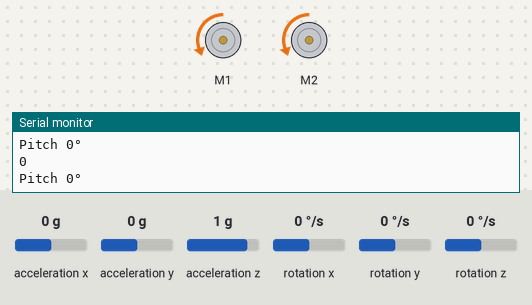
Bench run of a sketch on a simulated Arduino Leonardo, built with avr-gcc and run on an emulated ATmega32U4. Parts: 2 × DC motor (green arrow = forward, orange = backward, longer = faster), the last lines printed to the serial monitor. The test bench sets the inputs (shaded band); at power-on: acceleration x 0 g, acceleration y 0 g, acceleration z 1 g, rotation x 0 °/s, rotation y 0 °/s, rotation z 0 °/s.

Above: at 1.3 s.
1.4 s: acceleration x set to 0.2 g
At 2.0 s:
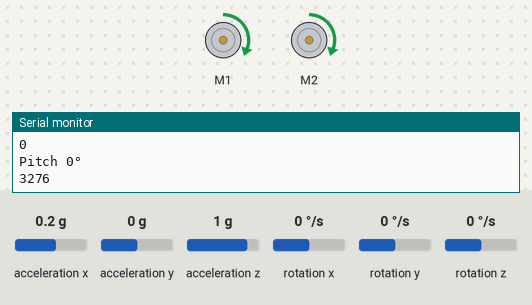
3.0 s: acceleration x set to -1.4 g
At 3.4 s:
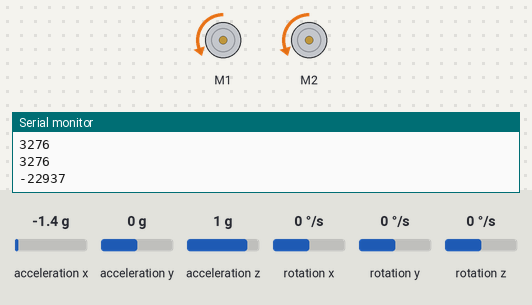
4.5 s: acceleration x set to 0.8 g
At 4.8 s:
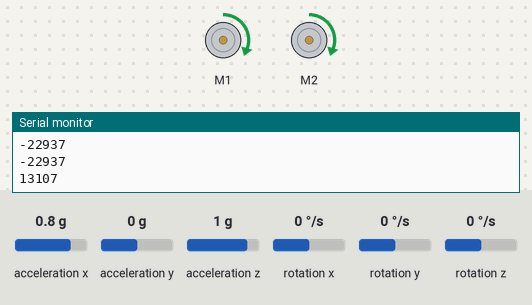
Timing chart, 0 to 7.5 s (numbered marks = the images above; inputs shaded):
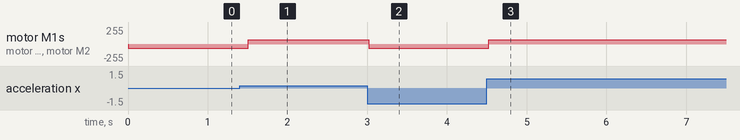

The sketch:

acc.ino
```cpp
#include <Wire.h>
#include "Arduino.h"
#include <Zumo32U4.h>
#include "IMU.h"
IMU imusensor;


void setup(){

imusensor.klaarmaken();


}

void loop(){
imusensor.lezen();
imusensor.printen();
imusensor.balans();
delay(500);


}
```

IMU.cpp
```cpp
#include <Zumo32U4.h>
#include <Wire.h>
#include "IMU.h"
Zumo32U4IMU sensor;
Zumo32U4Motors motors;
using namespace std;


    IMU::IMU() {


    }
    void IMU::klaarmaken(){
        Wire.begin();
        //Anders werkt de IMU niet

        if (!sensor.init())
        {
        // Failed to detect the compass.
            ledRed(1);
            while(1)
            {
                Serial.println(F("Failed to initialize IMU sensors."));
                delay(100);
            }
        }
        //Dit is geeft aan wanneer de imu kapot is of dat de pin nummers niet goed zijn.


        sensor.configureForBalancing();

        // Dit doet letterlijk wat het zegt lol


    }
    void IMU::lezen(){
          sensor.read();
        // Leest de IMU waarde uit

    }
    void IMU::printen(){
      Serial.println(sensor.a.x);
      if (sensor.a.x < 100 && sensor.a.x > -100 ) {
        Serial.println("Pitch 0°");


      }
        // print de waarde uit van de accelerometer

    }
    void IMU::balans(){
      if (sensor.a.x < 100 && sensor.a.x > -100 ) {
          motors.setLeftSpeed(0);
          motors.setRightSpeed(0);
        }
      if (sensor.a.x > 100) {
          motors.setLeftSpeed(100);
          motors.setRightSpeed(100);
        }
      if (sensor.a.x < 100) {
          motors.setLeftSpeed(-100);
          motors.setRightSpeed(-100);
        }
    }
    IMU::~IMU(){

    }
```

IMU.h
```cpp
#include "Arduino.h"
#include <Zumo32U4.h>
#include <Wire.h>
using namespace std;

#ifndef IMU_H
#define IMU_H
class IMU
{
private:
    String sens;
public:
    IMU();
    void klaarmaken();
    void lezen();
    void printen();
    void balans();
    ~IMU();
};

#endif
```

Measured:
- the behaviour switches between 0 and 0.1 g on acceleration x (found by bisection; images 0 and 1)
- after the input at 1.4 s, motor M1, motor M2: backward 63/255 → forward 63/255 after 0.11 s
- after the input at 3.0 s, motor M1, motor M2: forward 63/255 → backward 63/255 at once
- after the input at 4.5 s, motor M1, motor M2: backward 63/255 → forward 63/255 at once
